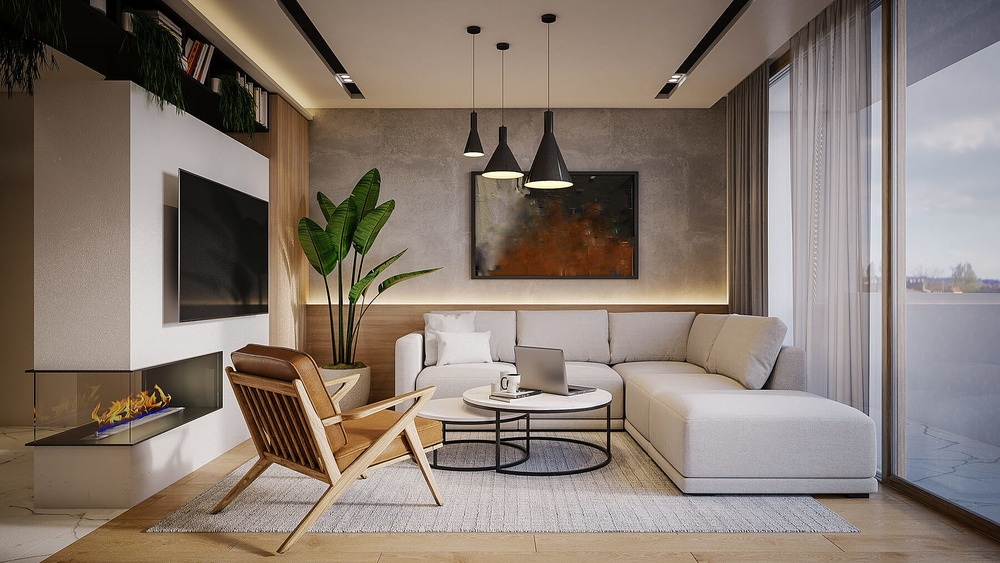
#> input picture uploads/exemplo1.jpg, 1000 x 563 px, shrunk from 1800 x 1013 before the run
$ python descritor.py
#> lines starting #> are read from the running program, lines starting #| are printed output that depends on the picture
import cv2
import numpy as np
import random
imgs = ['exemplo1.jpg', 'exemplo2.jpg', 'exemplo3.jpg']

def sift():
    for img in imgs:
        # Criar o objeto SIFT
        sift = cv2.SIFT_create()

        # Detectar e computar características
        imagem = cv2.imread(f'uploads/{img}', cv2.IMREAD_GRAYSCALE)
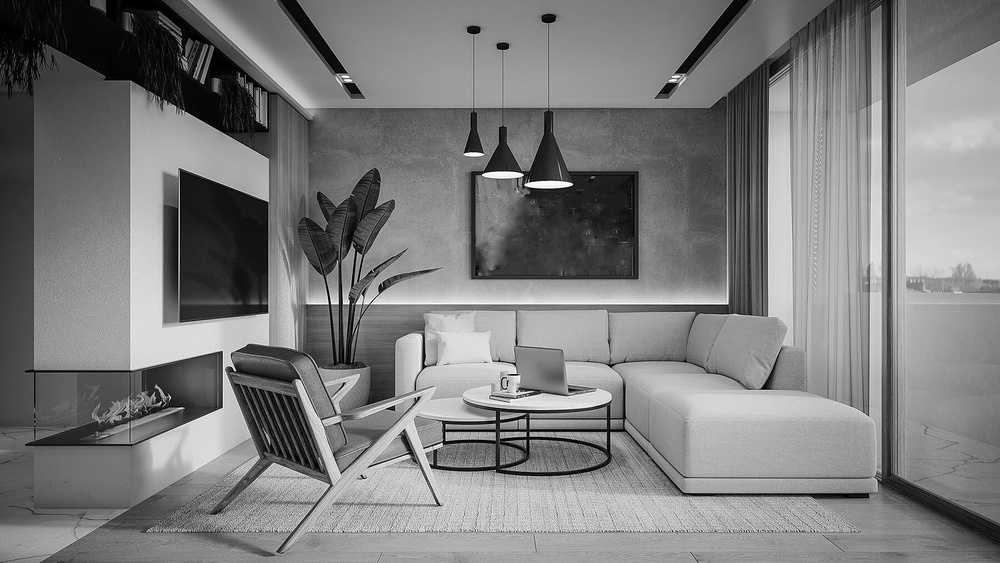
#> imagem: shape (563, 1000); min 0, max 255, mean 124.5
        keypoints, descriptors = sift.detectAndCompute(imagem, None)
#> keypoints = 894 keypoints; strongest (x, y, size): (570, 184, 2.7), (569, 184, 3.6), (424, 366, 3.2), (346, 302, 4.4)

        # Desenhar keypoints na imagem
        imagem_sift = cv2.drawKeypoints(imagem, keypoints, None)
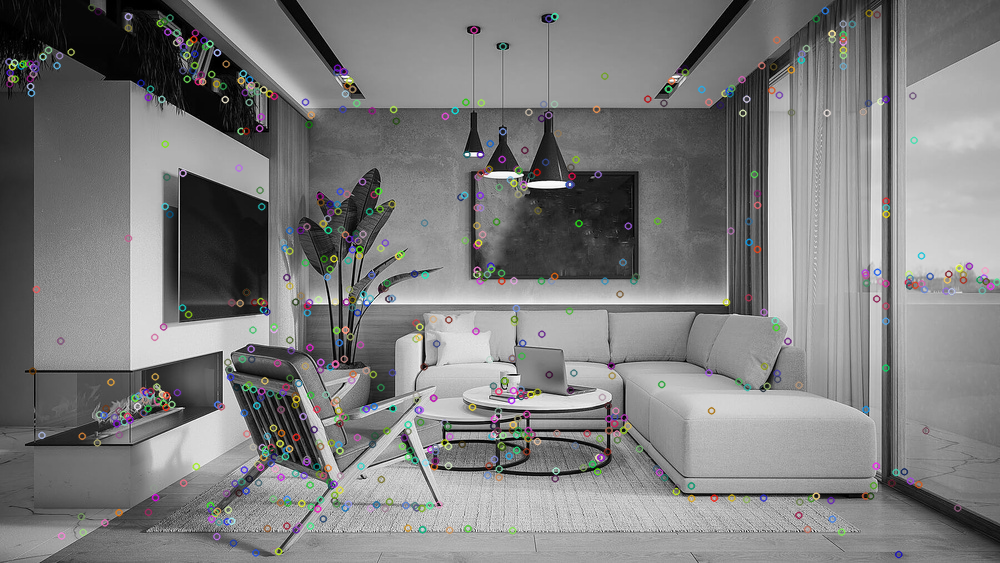
#> imagem_sift: shape (563, 1000, 3); mean of channels 0, 1, 2 125.2, 125.3, 125.3; drawn as B, G, R

        # Exibir resultados
        cv2.imshow('SIFT', imagem_sift)
        cv2.waitKey(0)
        cv2.destroyAllWindows()
#> pass 2 of the loop in sift, `for img in imgs:`:
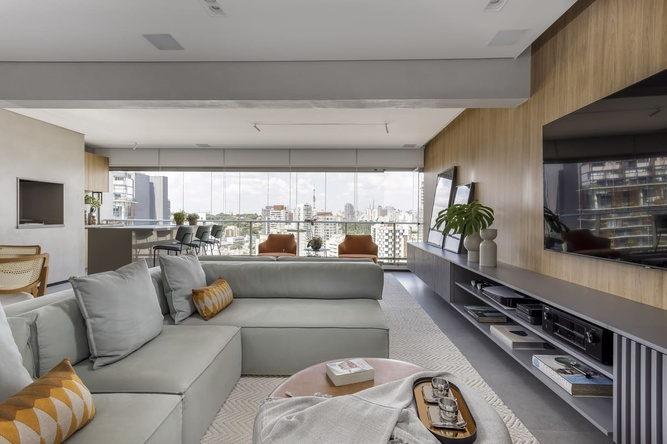
#> input picture uploads/exemplo2.jpg, 667 x 444 px, shrunk from 1200 x 800 before the run
#> in sift, `imagem = cv2.imread(f'uploads/{img}', cv2.IMREAD_GRAYSCALE)`:
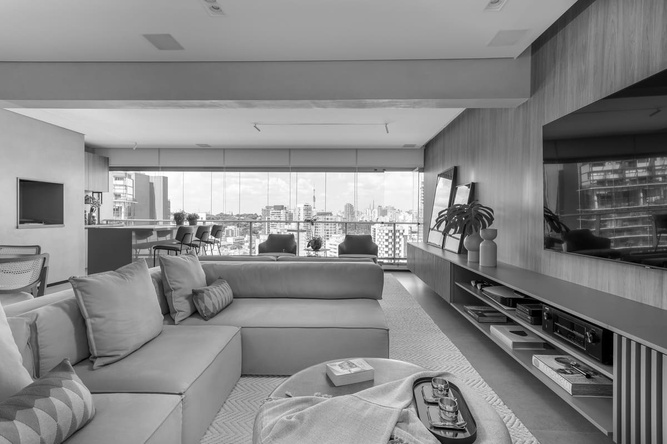
#> imagem: shape (444, 667); min 0, max 255, mean 134.4
#> keypoints = 1135 keypoints; strongest (x, y, size): (316, 244, 8.2), (39, 201, 30), (186, 223, 4), (92, 210, 2.5)
#> in sift, `imagem_sift = cv2.drawKeypoints(imagem, keypoints, None)`:
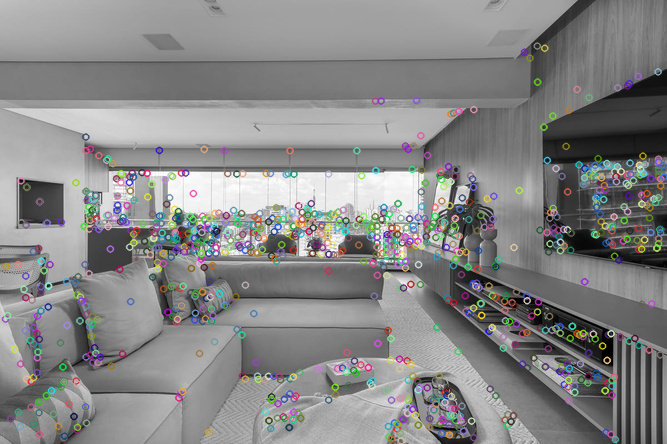
#> imagem_sift: shape (444, 667, 3); mean of channels 0, 1, 2 134.3, 134.6, 134.5; drawn as B, G, R
#> pass 3 of the loop in sift, `for img in imgs:`:
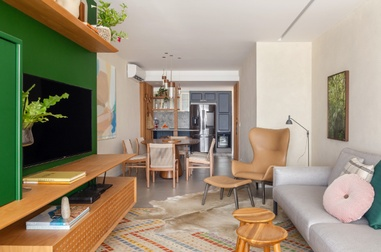
#> input picture uploads/exemplo3.jpg, 381 x 252 px, shrunk from 685 x 454 before the run
#> in sift, `imagem = cv2.imread(f'uploads/{img}', cv2.IMREAD_GRAYSCALE)`:
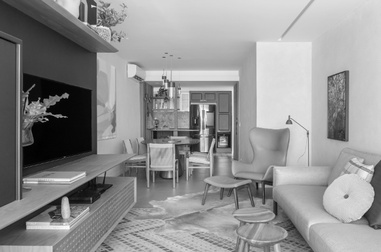
#> imagem: shape (252, 381); min 0, max 255, mean 145.2
#> keypoints = 525 keypoints; strongest (x, y, size): (66, 95, 3.7), (65, 205, 6), (156, 90, 4), (58, 116, 3)
#> in sift, `imagem_sift = cv2.drawKeypoints(imagem, keypoints, None)`:
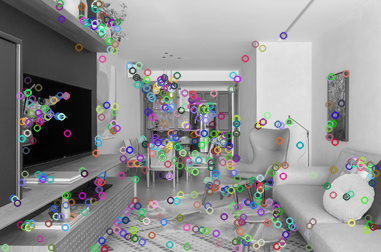
#> imagem_sift: shape (252, 381, 3); mean of channels 0, 1, 2 145.3, 144.8, 144.4; drawn as B, G, R

sift()
